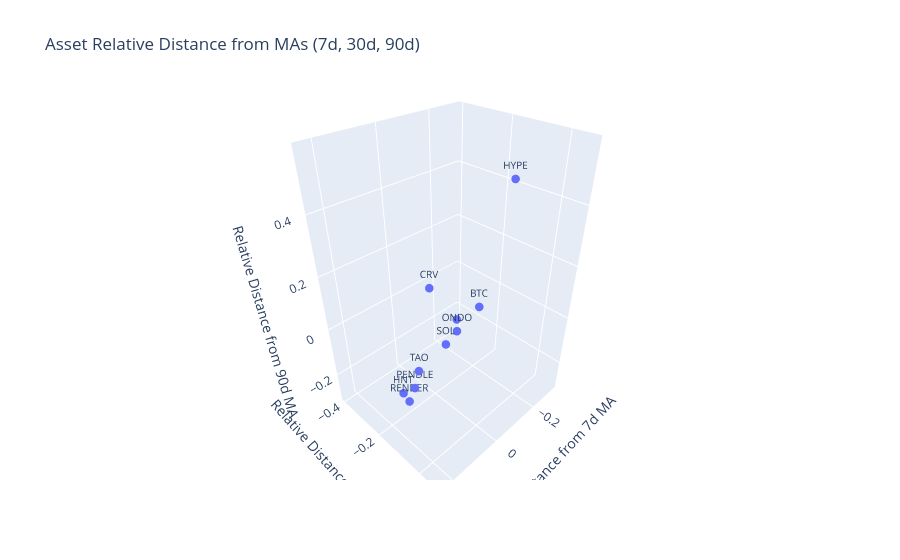

Notebook code for this chart:
### Code cell
# Assuming roster_price_df holds your historical price data
fig, breadth_measurements = analyze_asset_ma_distance_3d(exc_price_df, start_date='2023-01-01')
print(breadth_measurements)

### Figure 1 — Plotly figure (JSON) as saved in the notebook; plotly's stock layout.template omitted (floating-point values rounded to 4 significant figures)
{"data": [{"hovertemplate": "Distance from 7d MA=%{x}<br>Distance from 30d MA=%{y}<br>Distance from 90d MA=%{z}<br>Asset=%{text}<extra></extra>", "legendgroup": "", "marker": {"color": "#636efa", "size": 5, "symbol": "circle"}, "mode": "markers+text", "name": "", "scene": "scene", "showlegend": false, "text": ["BTC", "SOL", "HNT", "CRV", "PENDLE", "RENDER", "ONDO", "MORPHO", "HYPE", "TAO"], "textfont": {"size": 10}, "textposition": "top center", "type": "scatter3d", "x": [0.04453, -0.0345, 0.09569, 0.2379, 0.09713, 0.1098, -0.1122, -0.315, -0.002682, 0.08397], "y": [0.02723, -0.1794, -0.2629, 0.05064, -0.1949, -0.2133, -0.203, -0.4002, 0.07342, -0.1851], "z": [0.2169, -0.09553, -0.2978, 0.384, -0.218, -0.2894, -0.09848, -0.2742, 0.5653, -0.1406]}], "layout": {"legend": {"tracegroupgap": 0}, "scene": {"domain": {"x": [0, 1], "y": [0, 1]}, "xaxis": {"title": {"text": "Relative Distance from 7d MA"}}, "yaxis": {"title": {"text": "Relative Distance from 30d MA"}}, "zaxis": {"title": {"text": "Relative Distance from 90d MA"}}}, "title": {"text": "Asset Relative Distance from MAs (7d, 30d, 90d)"}}}
